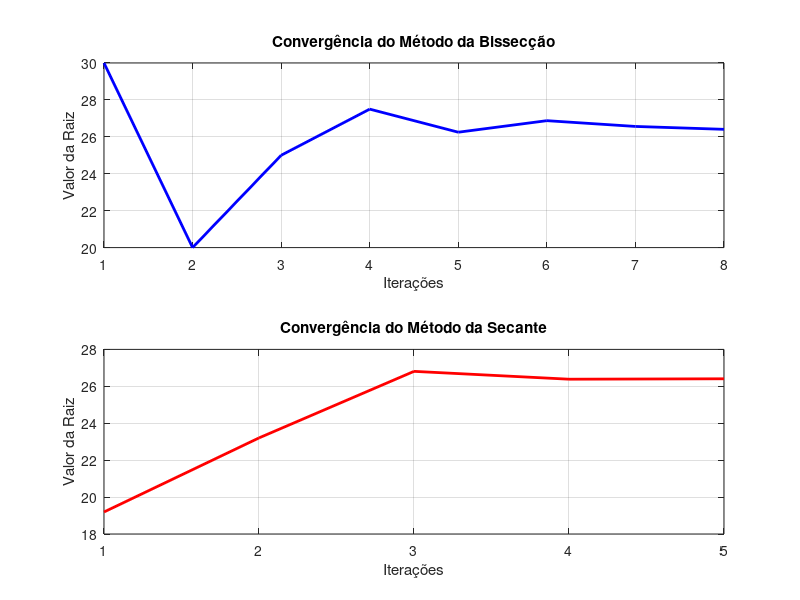

Recreate this plot in MATLAB.
function lista5Questao5()
    % Definindo constantes
    g = 9.81;
    u = 1800;
    mi = 160000;
    q = 2600;
    v = 750;

    % Executar o método da Bissecção
    fprintf("Método da Bissecção:\n");
    [rootBisseccao, itBisseccao, valoresBisseccao] = metodoBissecao(u, mi, q, g, v);

    % Executar o método da Secante
    fprintf("\nMétodo da Secante:\n");
    [rootSecante, itSecante, valoresSecante] = metodoSecante(u, mi, q, g, v);

    % Criar tabela comparativa
    criar_tabela(itBisseccao, rootBisseccao, itSecante, rootSecante);

    % Criar gráficos de convergência
    criar_graficos(itBisseccao, valoresBisseccao, itSecante, valoresSecante);
endfunction

function [r, it, valores] = metodoBissecao(u, mi, q, g, v)
    f = @(t) u * log(mi / (mi - q * t)) - g * t - v;

    a = 10;
    b = 50;

    % Define a tolerância para o erro absoluto
    Es = 1; % Tolerância em porcentagem
    Ea = Inf; % Erro absoluto inicial
    r = inf; % Valor inicial de r como infinito
    valores = []; % Armazena os valores de r

    % Verifica se há mudança de sinal no intervalo [a, b]
    if (f(a) * f(b) > 0)
        disp("Erro: não há mudança de sinal!");
        r = NaN; % Indica falha
        return;
    else
        it = 1; % Inicializa o contador de iterações
        n = 20; % Define o número máximo de iterações

        % Loop do método da bissecção
        while (it <= n)
            rPrevio = r; % Armazena o valor anterior de r
            r = (a + b) / 2; % Calcula o ponto médio do intervalo
            valores = [valores; r]; % Armazena o valor atual

            % Exibe os valores da iteração atual
            if it > 1
                Ea = calcularErroEstimativa(r, rPrevio); % Calcula o erro absoluto
            else
                Ea = Inf; % Na primeira iteração, o erro é infinito
            end

            fprintf('Iteração %d: a = %f, b = %f, r = %f, f(r) = %f, Aproximado = %f\n', ...
                    it, a, b, r, f(r), Ea);

            % Verifica se o erro é menor ou igual à tolerância ou se atingiu o máximo de iterações
            if (Ea <= Es)
                fprintf("Raiz encontrada: %f\n", r);
                return; % Sai do loop
            end

            it = it + 1; % Incrementa o contador de iterações

            % Atualiza o intervalo [a, b] com base no valor de f(r)
            if (f(a) * f(r) < 0)
                b = r; % Se houver mudança de sinal, atualiza o limite superior
            else
                a = r; % Caso contrário, atualiza o limite inferior
            end
        endwhile

        % Se o número máximo de iterações for atingido sem encontrar a raiz
        if it > n
            fprintf("Método falhou em %d iterações\n", it);
            r = NaN; % Indica falha
        end
    end
endfunction

function [r, it, valores] = metodoSecante(u, mi, q, g, v)
    f = @(t) u * log(mi / (mi - q * t)) - g * t - v;

    % Define a tolerância para o erro absoluto
    Es = 1; % Tolerância em porcentagem
    Ea = Inf; % Erro absoluto inicial
    valores = []; % Armazena os valores de r

    it = 0; % Inicializa o contador de iterações
    N = 20; % Define o número máximo de iterações
    x = 50;
    xPrevio = 10;
    xProx = 0;

    while (it < N)
        xProx = (xPrevio * f(x) - x * f(xPrevio)) / (f(x) - f(xPrevio));
        valores = [valores; xProx]; % Armazena o novo valor de r

        fprintf('Iteração %d: xr = %f, f(x) = %f, Ea = %f\n', ...
                it, x, f(x), Ea);

        Ea = calcularErroEstimativa(xProx, x);

        if (Ea < Es)
            fprintf("Iterações %d: Raiz encontrada: %f\n", it + 1, x);
            r = x; % A raiz encontrada
            return;
        end

        xPrevio = x;
        x = xProx;
        it = it + 1; % Incrementa o contador de iterações
    endwhile

    % Se o número máximo de iterações for atingido sem encontrar a raiz
    fprintf("Método falhou em %d iterações\n", it);
    r = NaN; % Indica falha
endfunction

% Função para calcular o erro absoluto
function Ea = calcularErroEstimativa(resultadoAtual, resultadoPrev)
    if resultadoPrev == Inf
        Ea = Inf; % Se o valor anterior for infinito, o erro é infinito
    else
        Ea = abs((resultadoAtual - resultadoPrev) / resultadoAtual) * 100; % Calcula o erro percentual
    end
endfunction

function criar_tabela(itBissecao, rootBisseccao, itSecante, rootSecante)
    fprintf("\nTabela Comparativa:\n");
    fprintf("%-20s %-20s %-20s\n", "Método", "Número de Iterações", "Resultado Final");
    fprintf("%-20s %-20d %-20f\n", "Bissecção", itBissecao, rootBisseccao);
    fprintf("%-20s %-20d %-20f\n", "Secante", itSecante, rootSecante);
endfunction

function criar_graficos(itBisseccao, valoresBisseccao, itSecante, valoresSecante)
    figure;

    % Gráfico para Bissecção
    subplot(2, 1, 1);
    plot(1:length(valoresBisseccao), valoresBisseccao, 'b-', 'LineWidth', 2);
    title('Convergência do Método da Bissecção');
    xlabel('Iterações');
    ylabel('Valor da Raiz');
    grid on;

    % Gráfico para Secante
    subplot(2, 1, 2);
    plot(1:length(valoresSecante), valoresSecante, 'r-', 'LineWidth', 2);
    title('Convergência do Método da Secante');
    xlabel('Iterações');
    ylabel('Valor da Raiz');
    grid on;

    % Salvar gráficos
    saveas(gcf, 'convergencia_metodos_bisseccao_secante.png');
endfunction

% Chama a função principal
lista5Questao5();
